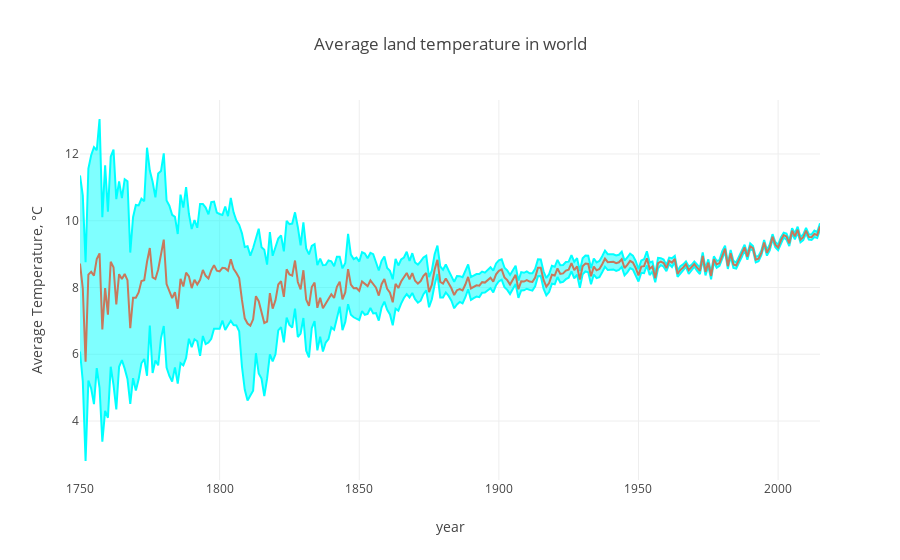

Notebook code cell kept with this figure:
### Markdown cell above
Let's read the data from the "GlobalTemperatures.csv" file, which has a monthly Earth’s temperature  and plot it on the chart.

### Code cell
global_temp = pd.read_csv("input/GlobalTemperatures.csv")

#Extract the year from a date
years = np.unique(global_temp['dt'].apply(lambda x: x[:4]))
mean_temp_world = []
mean_temp_world_uncertainty = []

for year in years:
    mean_temp_world.append(global_temp[global_temp['dt'].apply(
        lambda x: x[:4]) == year]['LandAverageTemperature'].mean())
    mean_temp_world_uncertainty.append(global_temp[global_temp['dt'].apply(
                lambda x: x[:4]) == year]['LandAverageTemperatureUncertainty'].mean())

trace0 = go.Scatter(
    x = years, 
    y = np.array(mean_temp_world) + np.array(mean_temp_world_uncertainty),
    fill= None,
    mode='lines',
    name='Uncertainty top',
    line=dict(
        color='rgb(0, 255, 255)',
    )
)
trace1 = go.Scatter(
    x = years, 
    y = np.array(mean_temp_world) - np.array(mean_temp_world_uncertainty),
    fill='tonexty',
    mode='lines',
    name='Uncertainty bot',
    line=dict(
        color='rgb(0, 255, 255)',
    )
)

trace2 = go.Scatter(
    x = years, 
    y = mean_temp_world,
    name='Average Temperature',
    line=dict(
        color='rgb(199, 121, 093)',
    )
)
data = [trace0, trace1, trace2]

layout = go.Layout(
    xaxis=dict(title='year'),
    yaxis=dict(title='Average Temperature, °C'),
    title='Average land temperature in world',
    showlegend = False)

fig = go.Figure(data=data, layout=layout)
py.iplot(fig)

### Figure 1 — Plotly figure (JSON) as saved in the notebook; plotly's stock layout.template omitted (floating-point values rounded to 4 significant figures; data arrays with more than 128 entries replaced by an {"elided": "..."} marker saying what was removed)
{"data": [{"line": {"color": "rgb(0, 255, 255)"}, "mode": "lines", "name": "Uncertainty top", "type": "scatter", "uid": "fc996599-f0ff-4743-9ddf-2b5d6450e219", "x": {"elided": "266 str values"}, "y": {"elided": "266 float values"}}, {"fill": "tonexty", "line": {"color": "rgb(0, 255, 255)"}, "mode": "lines", "name": "Uncertainty bot", "type": "scatter", "uid": "09abebc0-bac2-4c4d-8ba8-7725e7070f5c", "x": {"elided": "266 str values"}, "y": {"elided": "266 float values"}}, {"line": {"color": "rgb(199, 121, 093)"}, "name": "Average Temperature", "type": "scatter", "uid": "c1a6fd4b-6076-4563-8ef0-636affaa34bb", "x": {"elided": "266 str values"}, "y": {"elided": "266 float values"}}], "layout": {"showlegend": false, "title": {"text": "Average land temperature in world"}, "xaxis": {"title": {"text": "year"}}, "yaxis": {"title": {"text": "Average Temperature, °C"}}}}
